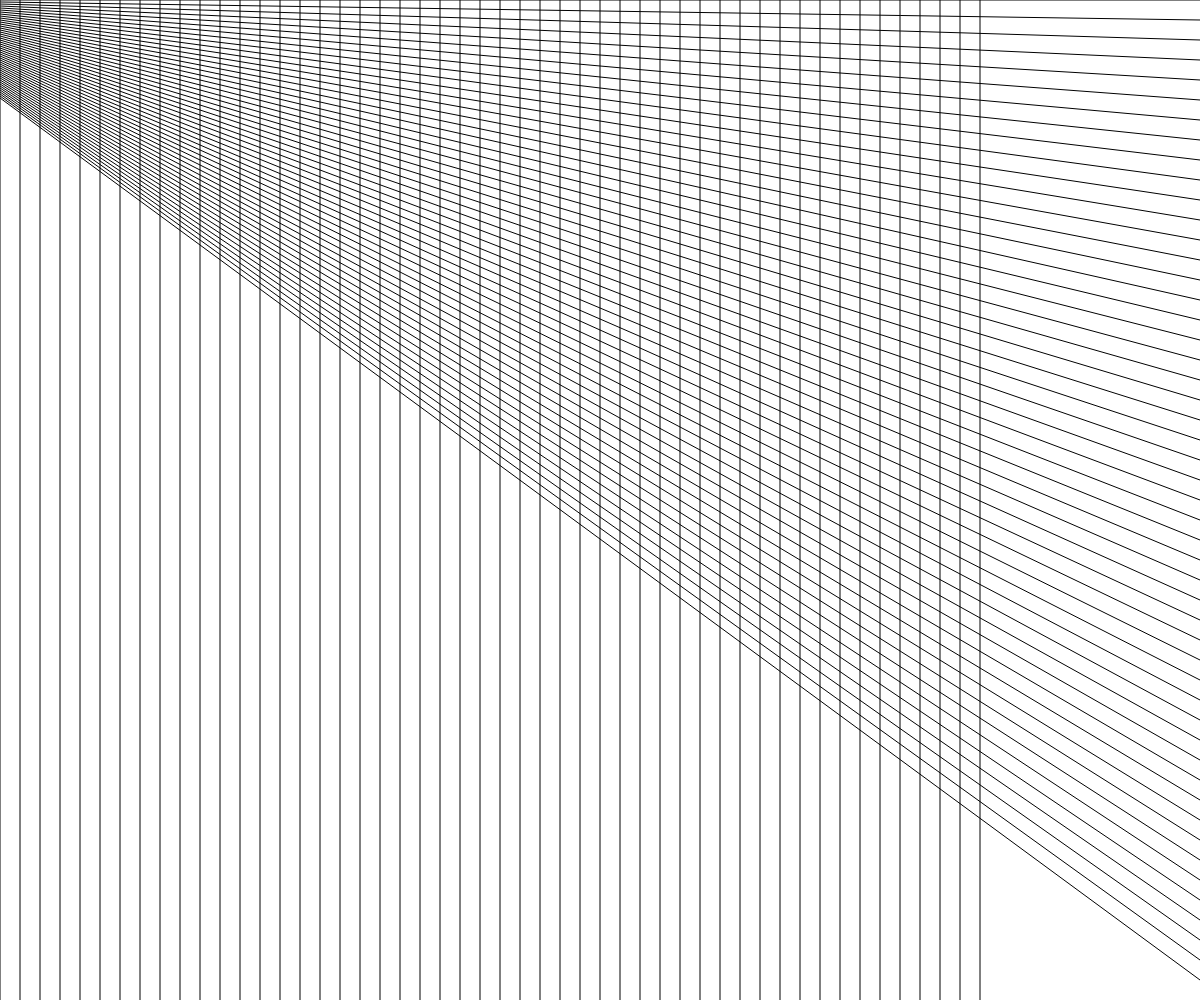
Frame 1 (no input)
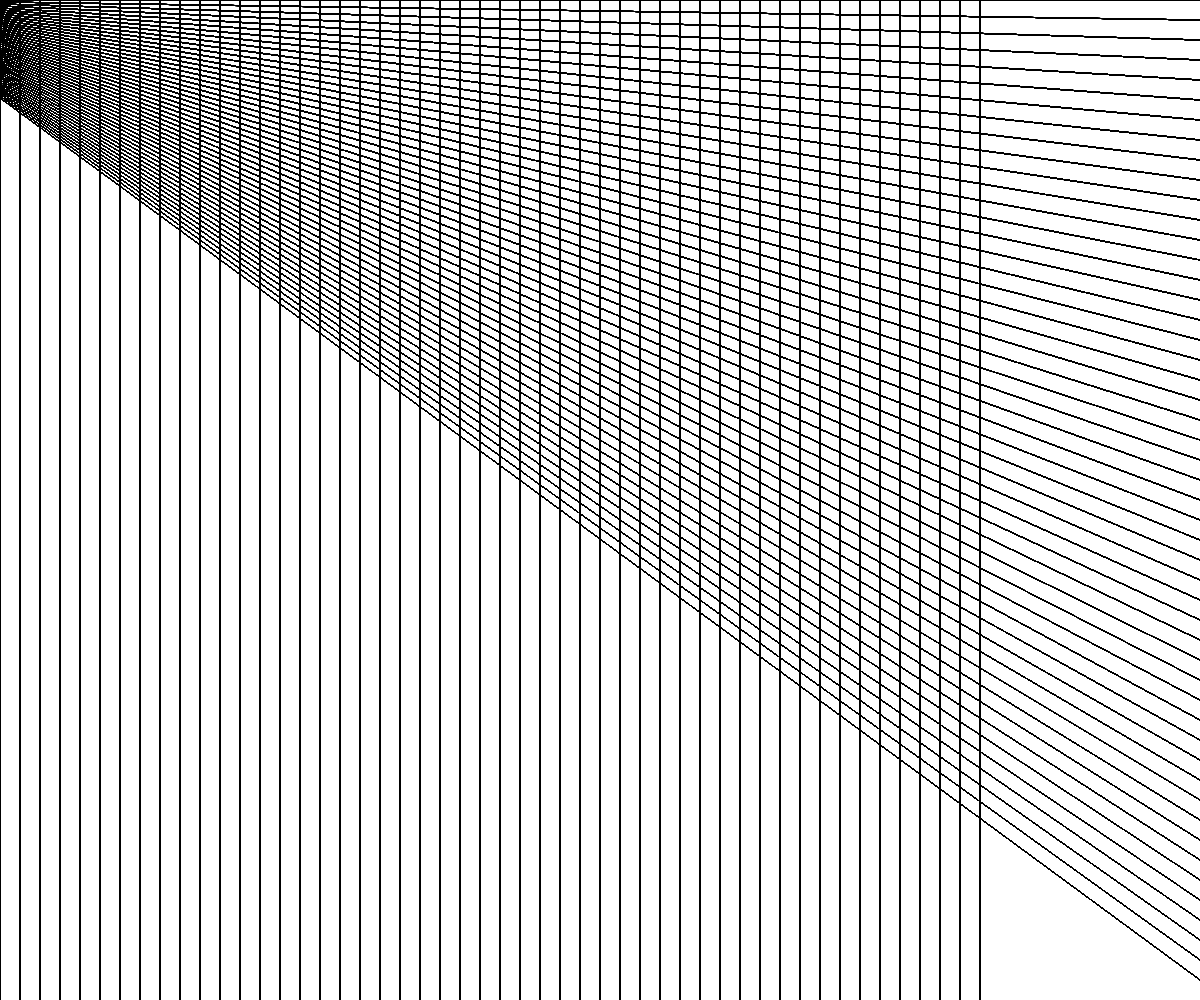
Frame 60 (no input)
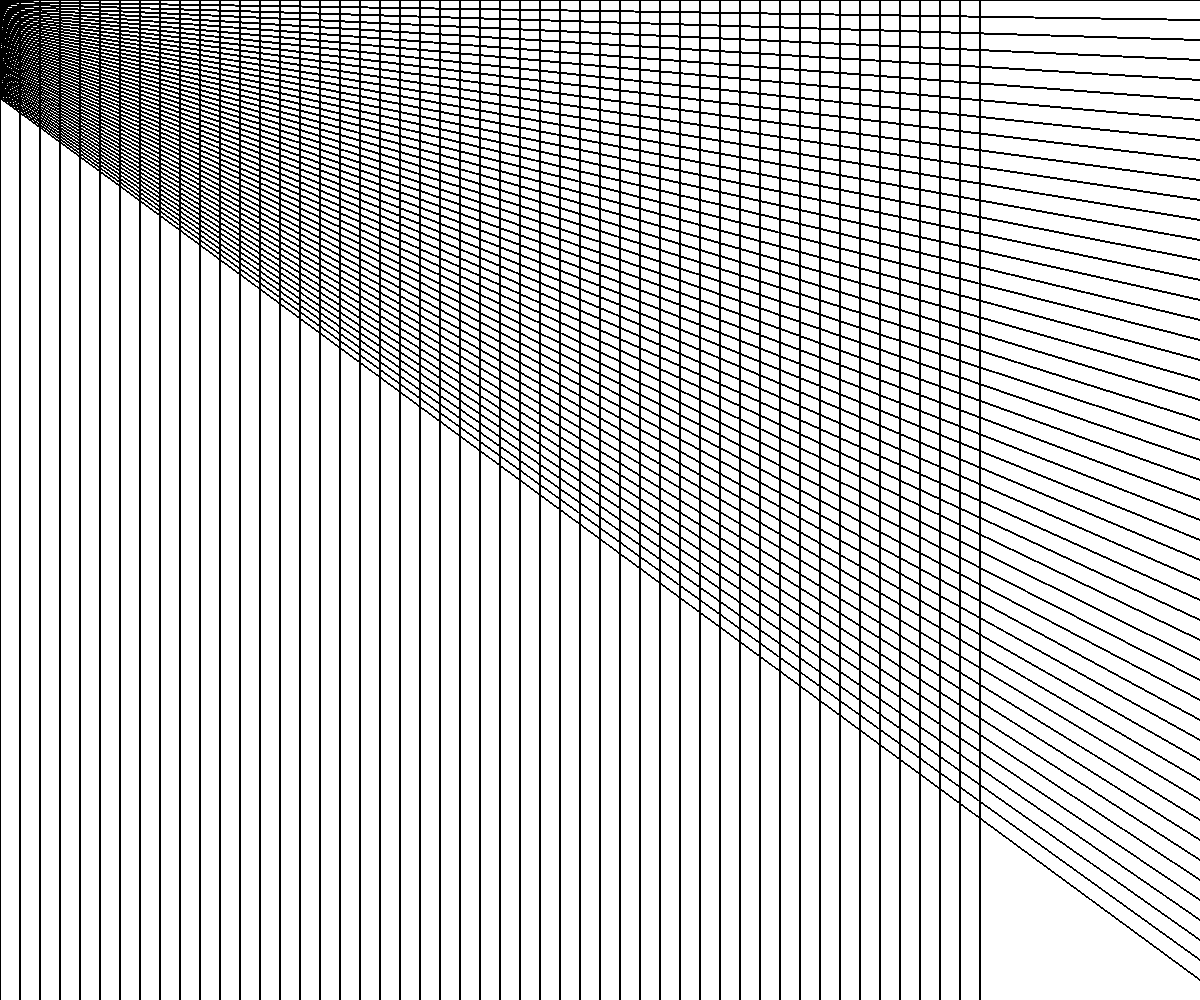
Frame 120 (the mouse pressed at the canvas centre since frame 60)

The p5.js sketch that drew these frames (run headless with seeded random() and noise() and a simulated clock; from frame 60 on, the mouse is pressed at the canvas centre):

// p5.js sketch
// ── sketch.js
const countX = 50;
const countY = 50;

function setup() {
    createCanvas(windowWidth, windowHeight);
    colorMode(HSB,360,100,100,100);
    background(360,0,100,100); // 白
}

function draw() {
    stroke(360,100,0,100); // 黒

    for (let i = 0; i < countX; i++) {
        line(0,2*i,width,20*i);
    }

    for (let i = 0; i < countY; i++) {
        line(20*i,0,20*i,height);
    }
}
